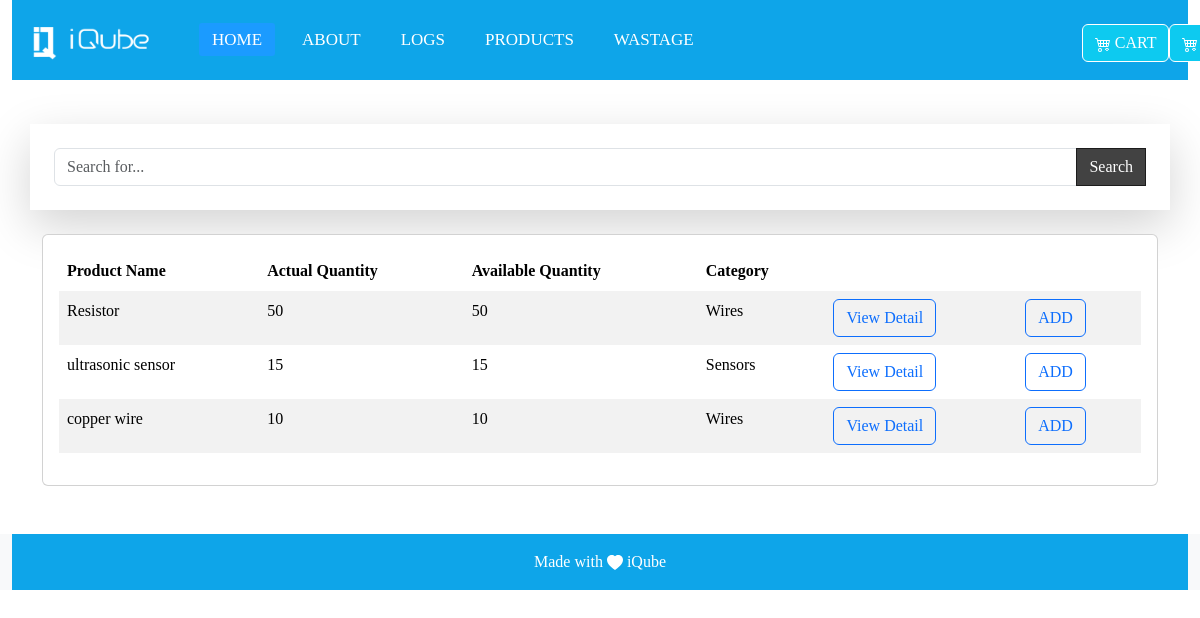
The page / on the database its author committed.
### invention/models.py (models this page shows, shortened)
class Product(models.Model):
    name=models.CharField(max_length=255)
    decription=models.CharField(max_length=100)
    actual_count=models.PositiveIntegerField()
    available_count=models.PositiveIntegerField()
    category= models.ForeignKey('Category', on_delete=models.CASCADE)
    created_at = models.DateTimeField(auto_now=True)
    image = models.ImageField(upload_to='images')

class Category(models.Model):
    name=models.CharField(max_length=25)
    created_by = models.ForeignKey(User, on_delete=models.CASCADE)
    created_at=models.DateTimeField(auto_now=True)
    class Meta:
        verbose_name_plural = 'Categories'
    def __str__(self):
        return self.name

### invention/views.py (the view)
# urls.py: path('', views.home ,name="Home"),
def home(request):
    products = Product.objects.all()
    query = request.GET.get('query', '')
    if query:
       products = products.filter(name__icontains = query)
    return render(request, 'home.html', {'products': products,})

### invention/templates/home.html (shortened to what this page needs)
{% extends "base.html"%}
{% block base %}
 <div class="container  p-4 shadow-lg  " id=
 "search">
  <form action="{% url 'Home' %}" method="get">
<div class="input-group">
	<input type="text" name="query" value="{{query}}" class="form-control" placeholder="Search for...">
      <span class="input-group-btn">
        <button class="btn btn-search" type="button"> Search</button>
      </span>
</div>
</form>
</div>
<br>
<div class="container mb-5">
<div class="card">
                <div class="card-body">
                  <div class="table-responsive">
                    <table class="table table-striped table-borderless">
                      <thead>
                        <tr>
                          <th>Product Name</th>
                          <th>Actual Quantity</th>
                          <th>Available Quantity</th>
                          <th>Category</th>
                        </tr>
                      </thead>
                      <tbody>
                        {% for product in products %}
                        <tr>
                          <td>{{product.name}}</td>
                          <td>{{ product.actual_count}}</td>
                          <td>{{ product.available_count}}</td>
                          <td>{{ product.category }}</td>
                          <td><a href="{% url 'Product_description' product.id %}" class="text-decoration-none text-black"><button class="btn btn-outline-primary">View Detail</button> </a></td>
                          <td><button class="btn btn-outline-primary">ADD</button></td>
                        </tr>
                        {% endfor %}
                      </tbody>
                    </table>
                  </div>
                </div>
              </div>
            </div>
{% endblock %}

### invention/templates/home.html (style rules this page uses)
#search { margin-top:100px; }

### rows shown on the page
Product: name "Resistor", actual_count "50", available_count "50", category "Wires"
Product: name "ultrasonic sensor", actual_count "15", available_count "15", category "Sensors"
Product: name "copper wire", actual_count "10", available_count "10", category "Wires"
